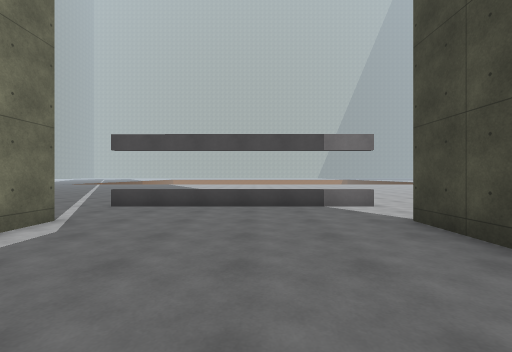
[1] (above)

14 first-person views from a walk through a scene from a Unity 3-D project. The camera is 1.4 m above the floor, looks level and sees 90° across. The floor is counted in squares, 2 m on a side. Each view is taken from the middle of a square. On the plan, view 1 faces up. The plan holds only what a view shows up to about 9 squares ahead; the rest is blank. The place goes on beyond the plan. The player is left out. Surface patterns are stand-ins for the level's own textures.

[2]
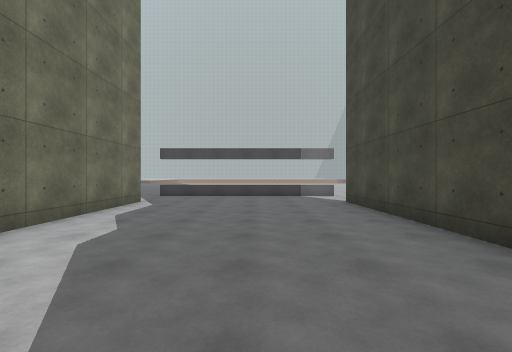

[3]
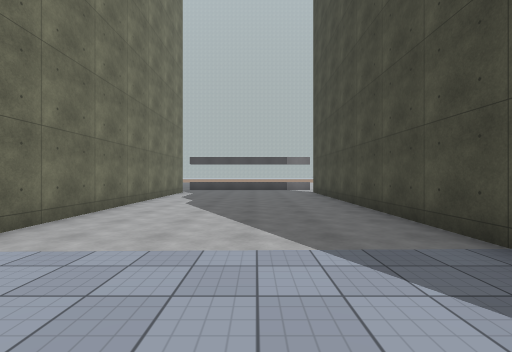

[4]
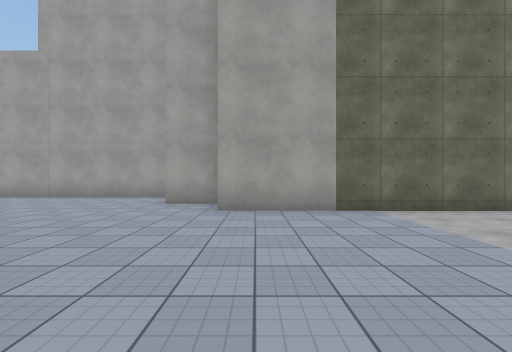

[5]
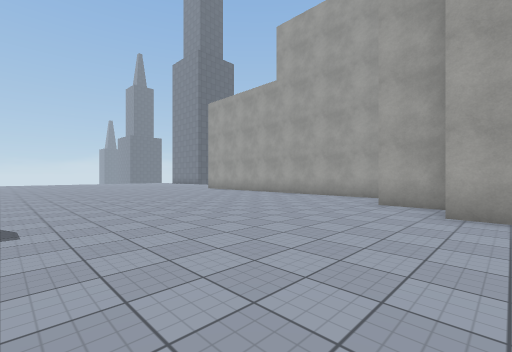

[6]
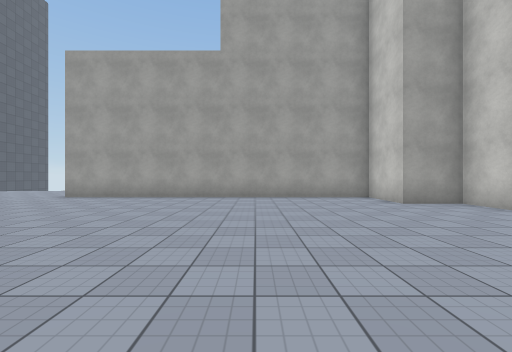

[7]
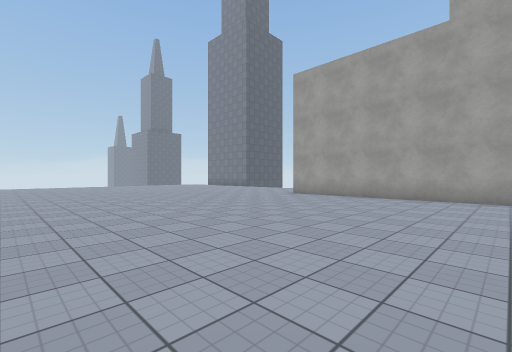

[8]
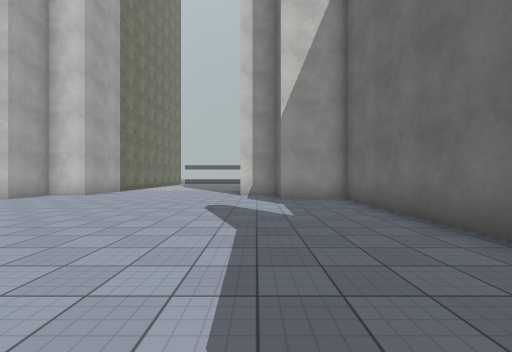

[9]
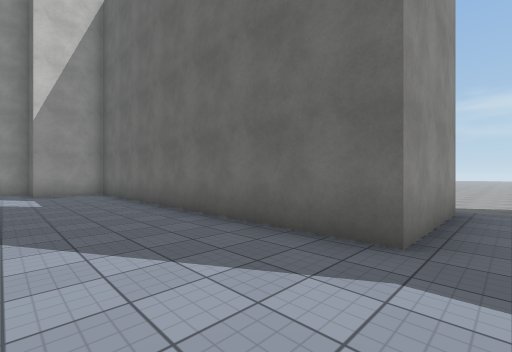

[10]
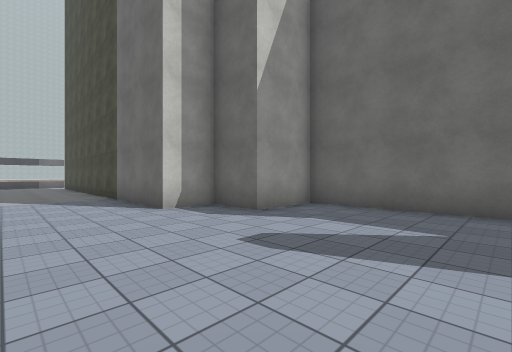

[11]
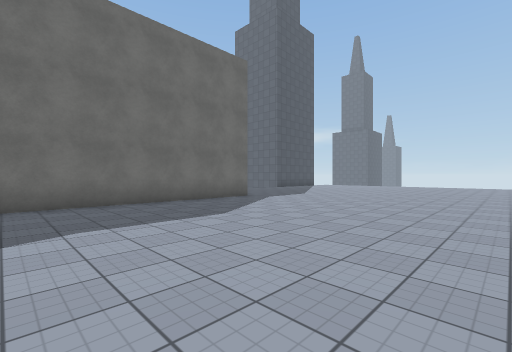

[12]
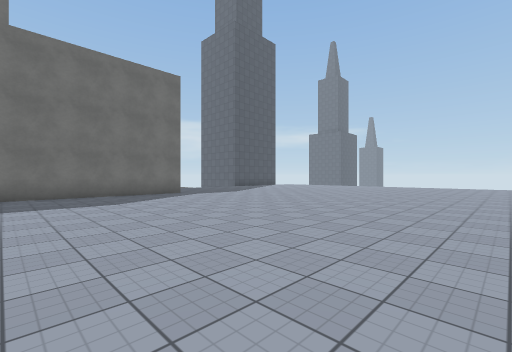

[13]
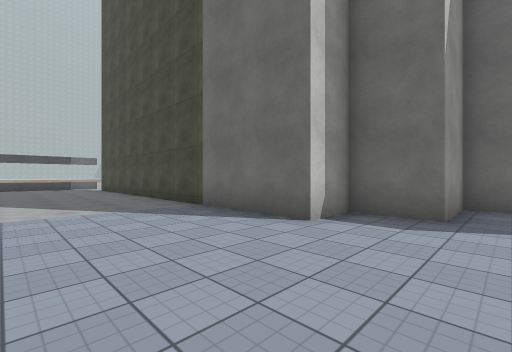

[14]
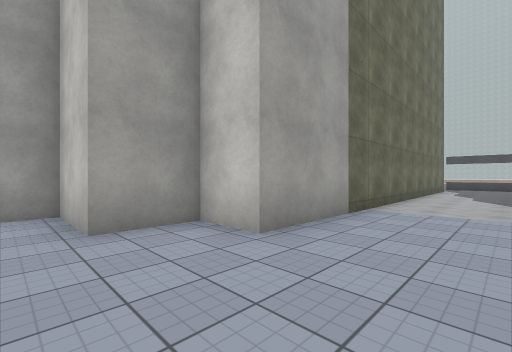

### Floor plan
Points are (right, up) in squares from view 1. A wall is a line through its corners. A room is listed if a view was taken in it or the views show most of it. See-through windows are left out.
Room 1 (views 1, 2, 3, 4, 5, 6, 7, 8, 9, 10, 11, 12, 13, 14)
walls: (8.9, -19.3) (5.7, -19.3) (5.7, -9.3) (3.7, -9.3) (3.7, -7.8) (2.5, -7.8) (2.5, 4); (-3.2, 4) (-3.2, -7.8) (-4.5, -7.8) (-4.5, -9.3) (-6.4, -9.3) (-6.4, -19.4)
low walls: (1.5, 5.9) (-2.4, 5.9)
ways out: opening at (-7, -20); opening at (-3, 4.5); opening at (2, 5); opening at (10, -20)

Where each view was taken, in squares from view 1:
view 1: 0 up, 0 right, facing up
view 2: 3 down, 0 right, facing up
view 3: 7 down, 0 right, facing up
view 4: 7 down, 2 right, facing left
view 5: 7 down, 2 right, facing down-left
view 6: 13 down, 2 right, facing left
view 7: 13 down, 2 right, facing down-left
view 8: 17 down, 3 right, facing up
view 9: 20 down, 3 right, facing up-right
view 10: 13 down, 0 right, facing up-right
view 11: 13 down, 1 left, facing down-right
view 12: 14 down, 4 left, facing down-right
view 13: 10 down, 1 left, facing up-right
view 14: 10 down, 1 left, facing up-left
